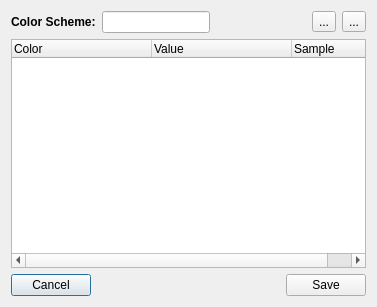
<?xml version="1.0" encoding="UTF-8"?>
<ui version="4.0">
 <class>ColorDialog</class>
 <widget class="QDialog" name="ColorDialog">
  <property name="geometry">
   <rect>
    <x>0</x>
    <y>0</y>
    <width>377</width>
    <height>307</height>
   </rect>
  </property>
  <property name="windowTitle">
   <string>Color Scheme Editor</string>
  </property>
  <layout class="QVBoxLayout" name="verticalLayout">
   <item>
    <layout class="QHBoxLayout" name="horizontalLayout">
     <item>
      <widget class="QLabel" name="label">
       <property name="font">
        <font>
         <weight>75</weight>
         <bold>true</bold>
        </font>
       </property>
       <property name="text">
        <string>Color Scheme:</string>
       </property>
      </widget>
     </item>
     <item>
      <widget class="QLineEdit" name="line_name"/>
     </item>
     <item>
      <spacer name="horizontalSpacer">
       <property name="orientation">
        <enum>Qt::Horizontal</enum>
       </property>
       <property name="sizeHint" stdset="0">
        <size>
         <width>40</width>
         <height>20</height>
        </size>
       </property>
      </spacer>
     </item>
     <item>
      <widget class="QToolButton" name="tool_getcolor">
       <property name="toolTip">
        <string>Set new color for selection</string>
       </property>
       <property name="text">
        <string>...</string>
       </property>
       <property name="iconSize">
        <size>
         <width>20</width>
         <height>20</height>
        </size>
       </property>
      </widget>
     </item>
     <item>
      <widget class="QToolButton" name="tool_editcolor">
       <property name="toolTip">
        <string>Manually set value for selection</string>
       </property>
       <property name="text">
        <string>...</string>
       </property>
       <property name="iconSize">
        <size>
         <width>20</width>
         <height>20</height>
        </size>
       </property>
      </widget>
     </item>
    </layout>
   </item>
   <item>
    <widget class="QTreeWidget" name="tree_color">
     <property name="indentation">
      <number>0</number>
     </property>
     <attribute name="headerVisible">
      <bool>true</bool>
     </attribute>
     <attribute name="headerDefaultSectionSize">
      <number>140</number>
     </attribute>
     <column>
      <property name="text">
       <string>Color</string>
      </property>
     </column>
     <column>
      <property name="text">
       <string>Value</string>
      </property>
     </column>
     <column>
      <property name="text">
       <string>Sample</string>
      </property>
     </column>
    </widget>
   </item>
   <item>
    <layout class="QHBoxLayout" name="horizontalLayout_2">
     <item>
      <widget class="QPushButton" name="push_cancel">
       <property name="text">
        <string>Cancel</string>
       </property>
      </widget>
     </item>
     <item>
      <spacer name="horizontalSpacer_2">
       <property name="orientation">
        <enum>Qt::Horizontal</enum>
       </property>
       <property name="sizeHint" stdset="0">
        <size>
         <width>40</width>
         <height>20</height>
        </size>
       </property>
      </spacer>
     </item>
     <item>
      <widget class="QPushButton" name="push_save">
       <property name="text">
        <string>Save</string>
       </property>
      </widget>
     </item>
    </layout>
   </item>
  </layout>
 </widget>
 <resources/>
 <connections/>
</ui>
